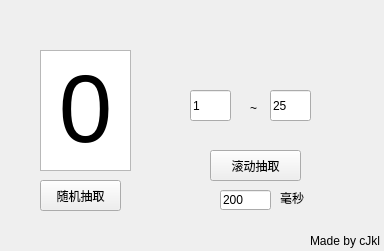
<?xml version="1.0" encoding="UTF-8"?>
<ui version="4.0">
 <class>aa</class>
 <widget class="QMainWindow" name="aa">
  <property name="geometry">
   <rect>
    <x>0</x>
    <y>0</y>
    <width>384</width>
    <height>251</height>
   </rect>
  </property>
  <property name="windowTitle">
   <string>MainWindow</string>
  </property>
  <widget class="QWidget" name="centralwidget">
   <widget class="QTextBrowser" name="textBrowser">
    <property name="geometry">
     <rect>
      <x>40</x>
      <y>50</y>
      <width>91</width>
      <height>121</height>
     </rect>
    </property>
    <property name="html">
     <string>&lt;!DOCTYPE HTML PUBLIC &quot;-//W3C//DTD HTML 4.0//EN&quot; &quot;http://www.w3.org/TR/REC-html40/strict.dtd&quot;&gt;
&lt;html&gt;&lt;head&gt;&lt;meta name=&quot;qrichtext&quot; content=&quot;1&quot; /&gt;&lt;style type=&quot;text/css&quot;&gt;
p, li { white-space: pre-wrap; }
&lt;/style&gt;&lt;/head&gt;&lt;body style=&quot; font-family:'SimSun'; font-size:9pt; font-weight:400; font-style:normal;&quot;&gt;
&lt;p align=&quot;center&quot; style=&quot; margin-top:0px; margin-bottom:0px; margin-left:0px; margin-right:0px; -qt-block-indent:0; text-indent:0px;&quot;&gt;&lt;span style=&quot; font-size:72pt;&quot;&gt;0&lt;/span&gt;&lt;/p&gt;&lt;/body&gt;&lt;/html&gt;</string>
    </property>
   </widget>
   <widget class="QLineEdit" name="lineEdit">
    <property name="geometry">
     <rect>
      <x>220</x>
      <y>190</y>
      <width>51</width>
      <height>20</height>
     </rect>
    </property>
    <property name="text">
     <string>200</string>
    </property>
   </widget>
   <widget class="QLabel" name="label">
    <property name="geometry">
     <rect>
      <x>280</x>
      <y>190</y>
      <width>31</width>
      <height>16</height>
     </rect>
    </property>
    <property name="text">
     <string>毫秒</string>
    </property>
   </widget>
   <widget class="QPushButton" name="pushButton">
    <property name="geometry">
     <rect>
      <x>210</x>
      <y>150</y>
      <width>91</width>
      <height>31</height>
     </rect>
    </property>
    <property name="text">
     <string>滚动抽取</string>
    </property>
   </widget>
   <widget class="QPushButton" name="pushButton_2">
    <property name="geometry">
     <rect>
      <x>40</x>
      <y>180</y>
      <width>81</width>
      <height>31</height>
     </rect>
    </property>
    <property name="text">
     <string>随机抽取</string>
    </property>
   </widget>
   <widget class="QLabel" name="label_2">
    <property name="geometry">
     <rect>
      <x>310</x>
      <y>230</y>
      <width>71</width>
      <height>21</height>
     </rect>
    </property>
    <property name="text">
     <string>Made by cJkl</string>
    </property>
   </widget>
   <widget class="QLineEdit" name="lineEdit_2">
    <property name="geometry">
     <rect>
      <x>190</x>
      <y>90</y>
      <width>41</width>
      <height>31</height>
     </rect>
    </property>
    <property name="toolTip">
     <string>&lt;html&gt;&lt;head/&gt;&lt;body&gt;&lt;p&gt;5555&lt;/p&gt;&lt;/body&gt;&lt;/html&gt;</string>
    </property>
    <property name="text">
     <string>1</string>
    </property>
   </widget>
   <widget class="QLineEdit" name="lineEdit_3">
    <property name="geometry">
     <rect>
      <x>270</x>
      <y>90</y>
      <width>41</width>
      <height>31</height>
     </rect>
    </property>
    <property name="text">
     <string>25</string>
    </property>
   </widget>
   <widget class="QLabel" name="label_3">
    <property name="geometry">
     <rect>
      <x>250</x>
      <y>100</y>
      <width>16</width>
      <height>16</height>
     </rect>
    </property>
    <property name="text">
     <string>~</string>
    </property>
   </widget>
  </widget>
 </widget>
 <resources/>
 <connections/>
</ui>
